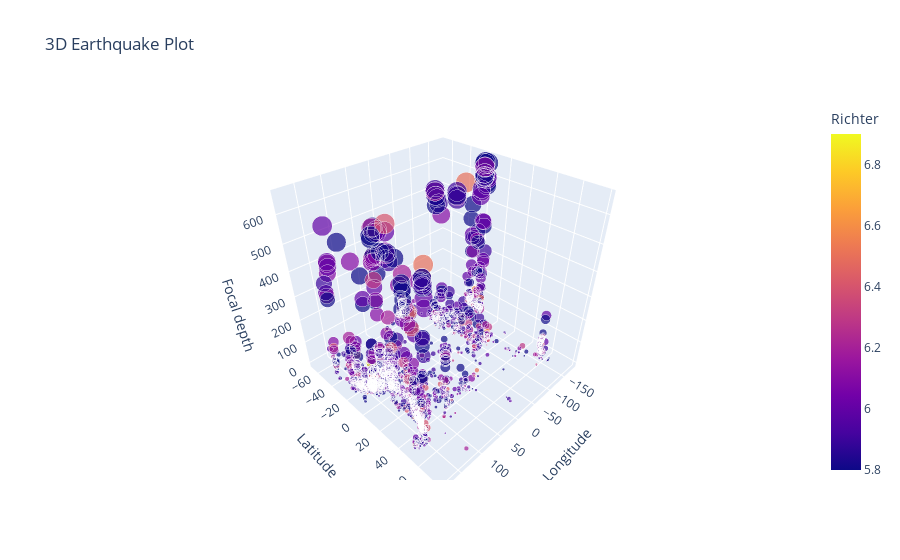

Write notebook code for a chart like this one.
### Markdown cell above
* Now to use 3D representation

### Code cell
fig = px.scatter_3d(
    df,
    x="Longitude",
    y="Latitude",
    z="Focal depth",
    color="Richter",
    size="Focal depth",
    title="3D Earthquake Plot"
)
fig.show()

# Save the figure as a static image
fig.write_image("images/3d_earthquake_plot.png")

# Display the saved image inside the notebook (for GitHub)
display(Image(filename="images/3d_earthquake_plot.png"))

### Figure 1 — Plotly figure (JSON) as saved in the notebook; plotly's stock layout.template omitted (floating-point values rounded to 4 significant figures; data arrays with more than 128 entries replaced by an {"elided": "..."} marker saying what was removed)
{"data": [{"hovertemplate": "Longitude=%{x}<br>Latitude=%{y}<br>Focal depth=%{marker.size}<br>Richter=%{marker.color}<extra></extra>", "legendgroup": "", "marker": {"color": {"elided": "2178 float values"}, "coloraxis": "coloraxis", "size": {"elided": "2178 int values"}, "sizemode": "area", "sizeref": 1.64, "symbol": "circle"}, "mode": "markers", "name": "", "scene": "scene", "showlegend": false, "type": "scatter3d", "x": {"elided": "2178 float values"}, "y": {"elided": "2178 float values"}, "z": {"elided": "2178 int values"}}], "layout": {"coloraxis": {"colorbar": {"title": {"text": "Richter"}}, "colorscale": [[0, "#0d0887"], [0.1111, "#46039f"], [0.2222, "#7201a8"], [0.3333, "#9c179e"], [0.4444, "#bd3786"], [0.5556, "#d8576b"], [0.6667, "#ed7953"], [0.7778, "#fb9f3a"], [0.8889, "#fdca26"], [1, "#f0f921"]]}, "legend": {"itemsizing": "constant", "tracegroupgap": 0}, "scene": {"domain": {"x": [0, 1], "y": [0, 1]}, "xaxis": {"title": {"text": "Longitude"}}, "yaxis": {"title": {"text": "Latitude"}}, "zaxis": {"title": {"text": "Focal depth"}}}, "title": {"text": "3D Earthquake Plot"}}}
